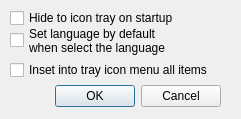
<?xml version="1.0" encoding="UTF-8"?>
<ui version="4.0">
 <class>Settings</class>
 <widget class="QDialog" name="Settings">
  <property name="geometry">
   <rect>
    <x>0</x>
    <y>0</y>
    <width>241</width>
    <height>119</height>
   </rect>
  </property>
  <property name="windowTitle">
   <string>Dialog</string>
  </property>
  <widget class="QDialogButtonBox" name="buttonBox">
   <property name="geometry">
    <rect>
     <x>50</x>
     <y>80</y>
     <width>171</width>
     <height>32</height>
    </rect>
   </property>
   <property name="orientation">
    <enum>Qt::Horizontal</enum>
   </property>
   <property name="standardButtons">
    <set>QDialogButtonBox::Cancel|QDialogButtonBox::Ok</set>
   </property>
  </widget>
  <widget class="QCheckBox" name="hideonstartup">
   <property name="geometry">
    <rect>
     <x>10</x>
     <y>10</y>
     <width>341</width>
     <height>16</height>
    </rect>
   </property>
   <property name="text">
    <string>Hide to icon tray on startup</string>
   </property>
  </widget>
  <widget class="QCheckBox" name="langtodef">
   <property name="geometry">
    <rect>
     <x>10</x>
     <y>20</y>
     <width>291</width>
     <height>41</height>
    </rect>
   </property>
   <property name="text">
    <string>Set language by default
when select the language</string>
   </property>
  </widget>
  <widget class="QCheckBox" name="toicontray">
   <property name="geometry">
    <rect>
     <x>10</x>
     <y>60</y>
     <width>221</width>
     <height>20</height>
    </rect>
   </property>
   <property name="text">
    <string>Inset into tray icon menu all items</string>
   </property>
  </widget>
 </widget>
 <resources/>
 <connections>
  <connection>
   <sender>buttonBox</sender>
   <signal>accepted()</signal>
   <receiver>Settings</receiver>
   <slot>accept()</slot>
   <hints>
    <hint type="sourcelabel">
     <x>248</x>
     <y>254</y>
    </hint>
    <hint type="destinationlabel">
     <x>157</x>
     <y>274</y>
    </hint>
   </hints>
  </connection>
  <connection>
   <sender>buttonBox</sender>
   <signal>rejected()</signal>
   <receiver>Settings</receiver>
   <slot>reject()</slot>
   <hints>
    <hint type="sourcelabel">
     <x>316</x>
     <y>260</y>
    </hint>
    <hint type="destinationlabel">
     <x>286</x>
     <y>274</y>
    </hint>
   </hints>
  </connection>
 </connections>
</ui>
